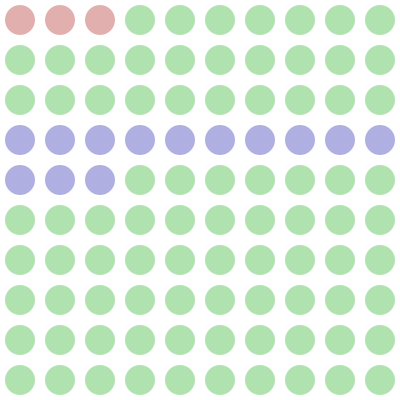
Frame 1 (no input)
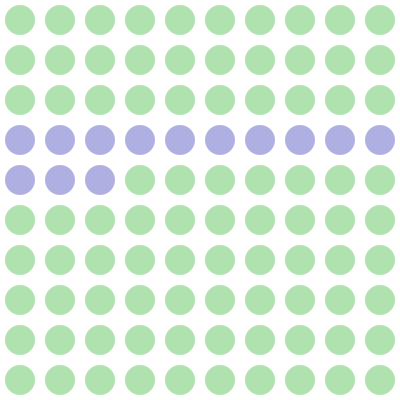
Frame 60 (the mouse pressed at the canvas centre just before this capture)
Frame 120 (the mouse held since frame 60 and released just before this capture): identical to frame 60, image omitted

The Processing sketch that drew these frames (run headless with seeded random() and noise(); from frame 60 on, the mouse is pressed at the canvas centre):

// Processing sketch: sketch_260422f
// ── sketch_260422f.pde
void setup()
{
  size(400, 400);
  noStroke();
  fill(180, 50, 50, 100);
}

void draw()
{
  background(255);
  for (int row = 0; row < 10; row = row + 1)
  {
    for (int col = 0; col < 10; col = col + 1)
    {
      if (row == 3){
        fill(50,50,180, 100);
      }
      else if (col == 3){
        fill(50,180,50,100);
      }
   
      ellipse(20 + col * 40, 20 + row * 40, 30, 30);
    }
  }
}
